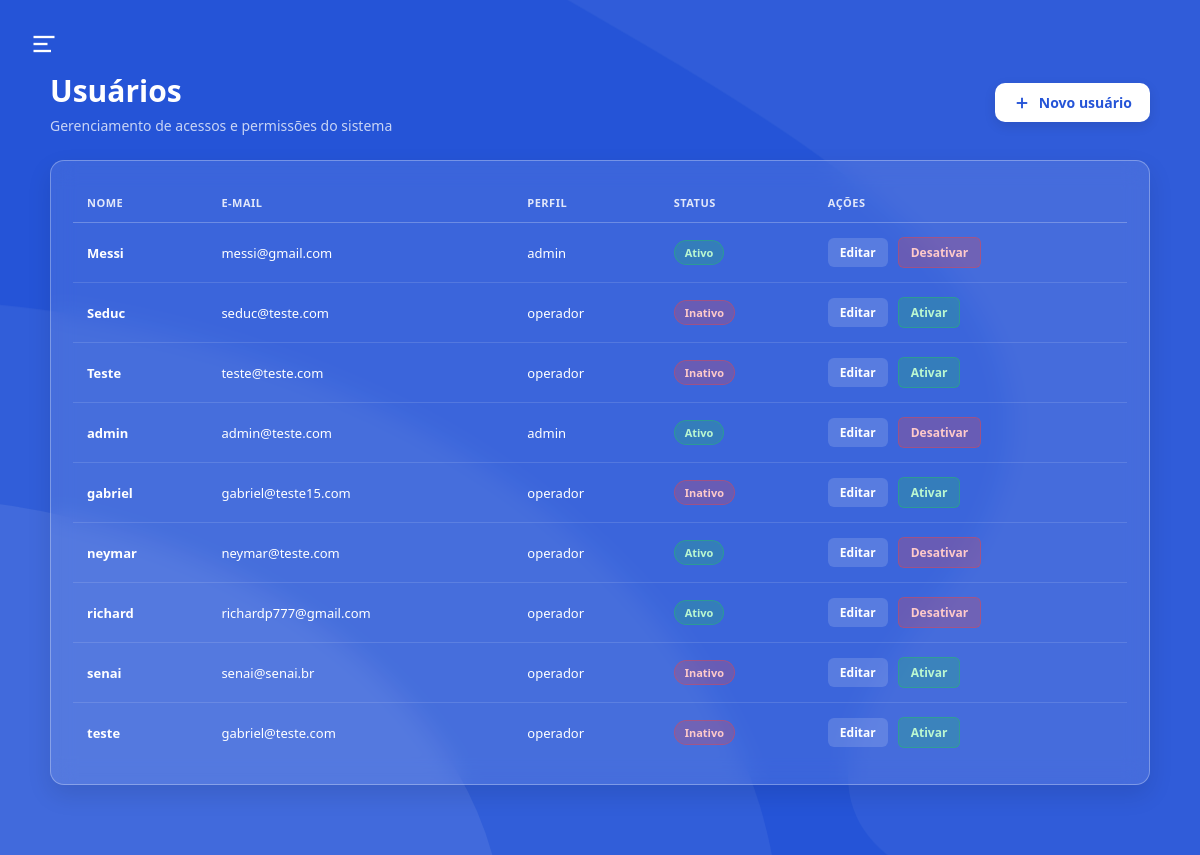
The page /usuarios/ (signed in) on the database its author committed.
### app/models/usuarios.py (models this page shows)
class Usuario(Base):
    __tablename__ = "usuarios"
    id = Column(Integer, primary_key=True, autoincrement=True)
    nome = Column(String(100), nullable=False)
    email = Column(String(150), unique=True, nullable=False)
    senha_hash = Column(String(255), nullable=False)
    role = Column(String(20), nullable=False, default="operador")
    ativo = Column(Boolean, default=True)
    criando_em = Column(DateTime, server_default=func.now())

### app/controllers/usuario_controller.py (the view)
@router.get("/")
def listar_usuarios(
    request: Request,
    db: Session = Depends(get_db),
    admin = Depends(get_admin)  # bloqueia quem não é admin
):
    usuarios = db.query(Usuario).order_by(Usuario.nome).all()
    return templates.TemplateResponse(
        request,
        "usuarios/index.html",
        {
            "request": request,
            "usuario": admin,   # dados de quem está logado (para navbar)
            "usuarios": usuarios  # lista para exibir na tabela
        }
    )

### app/templates/usuarios/index.html (shortened to what this page needs)
<!DOCTYPE html>
<html lang="pt-br">
<head>
</head>
<body>
    <aside class="sidebar">
        <button class="btn-close-sidebar" id="closeSidebarBtn" aria-label="Fechar menu">
        </button>
        <nav class="sidebar-menu">
            <a href="/dashboard" class="sidebar-item">
            </a>
            <a href="/pdv" class="sidebar-item">
            </a>
            <a href="/categorias" class="sidebar-item">
            </a>
            <a href="/produtos" class="sidebar-item">
            </a>
            <a href="/clientes" class="sidebar-item">
            </a>
            <a href="/movimentacoes" class="sidebar-item">
            </a>
            <a href="/usuarios" class="sidebar-item active">
            </a>
        </nav>
    </aside>
    <main class="main-screen">
        <header class="app-header">
            <button class="btn-menu" id="openSidebarBtn" aria-label="Abrir menu">
                <svg viewBox="0 0 24 24">
                    <line x1="3" y1="6" x2="21" y2="6"></line>
                    <line x1="3" y1="12" x2="15" y2="12"></line>
                    <line x1="3" y1="18" x2="18" y2="18"></line>
                </svg>
            </button>
        </header>
        <section class="dashboard">
            <div class="dashboard-header">
                <div class="dashboard-title">
                    <h1>Usuários</h1>
                    <p>Gerenciamento de acessos e permissões do sistema</p>
                </div>
                <a href="/usuarios/novo" class="btn-primary">
                    <svg width="18" height="18" viewBox="0 0 24 24" fill="none" stroke="currentColor" stroke-width="2.5"><line x1="12" y1="5" x2="12" y2="19"></line><line x1="5" y1="12" x2="19" y2="12"></line></svg>
                    Novo usuário
                </a>
            </div>
            <div class="dashboard-card">
                <table class="styled-table">
                    <thead>
                        <tr>
                            <th>Nome</th>
                            <th>E-mail</th>
                            <th>Perfil</th>
                            <th>Status</th>
                            <th>Ações</th>
                        </tr>
                    </thead>
                    <tbody>
                        {% for u in usuarios %}
                        <tr>
                            <td><strong>{{ u.nome }}</strong></td>
                            <td>{{ u.email }}</td>
                            <td>{{ u.role }}</td>
                            <td>
                                <span class="status-badge {{ 'ativo' if u.ativo else 'inativo' }}">
                                    {{ "Ativo" if u.ativo else "Inativo" }}
                                </span>
                            </td>
                            <td>
                                <div class="actions-cell">
                                    <a href="/usuarios/{{ u.id }}/editar" class="action-link">Editar</a>
                                    <form action="/usuarios/{{ u.id }}/toggle-ativo" method="post" style="display:inline">
                                        <button type="submit" class="action-btn {{ 'ativar' if not u.ativo else '' }}">
                                            {{ "Desativar" if u.ativo else "Ativar" }}
                                        </button>
                                    </form>
                                </div>
                            </td>
                        </tr>
                        {% endfor %}
                    </tbody>
                </table>
            </div>
        </section>
    </main>
</body>
</html>

### rows shown on the page
Usuario: nome "Messi", email "messi@gmail.com", role "admin", ativo "Ativo", ativo "Desativar"
Usuario: nome "Seduc", email "seduc@teste.com", role "operador", ativo "Inativo", ativo "Ativar"
Usuario: nome "Teste", email "teste@teste.com", role "operador", ativo "Inativo", ativo "Ativar"
Usuario: nome "admin", email "admin@teste.com", role "admin", ativo "Ativo", ativo "Desativar"
Usuario: nome "gabriel", email "gabriel@teste15.com", role "operador", ativo "Inativo", ativo "Ativar"
Usuario: nome "neymar", email "neymar@teste.com", role "operador", ativo "Ativo", ativo "Desativar"
Usuario: nome "richard", email "richardp777@gmail.com", role "operador", ativo "Ativo", ativo "Desativar"
Usuario: nome "senai", email "senai@senai.br", role "operador", ativo "Inativo", ativo "Ativar"
Usuario: nome "teste", email "gabriel@teste.com", role "operador", ativo "Inativo", ativo "Ativar"
